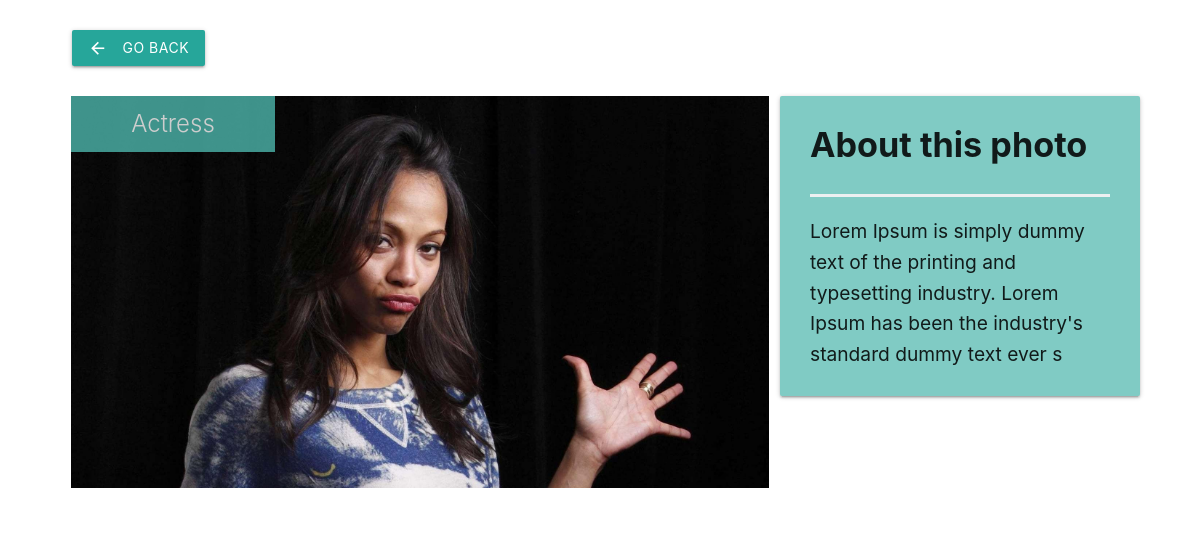
The app's page /photo/11/ with its own data.
### album/models.py (models this page shows, shortened)
class Photo(models.Model):
    class Meta:
        verbose_name = 'Photo'
        verbose_name_plural = 'Photos'
    category = models.ForeignKey(
        Category, on_delete=models.SET_NULL, null=True, blank=True)
    image = models.ImageField(null=False, blank=False)
    description = models.TextField()

class Category(models.Model):
    class Meta:
        verbose_name = 'Category'
        verbose_name_plural = 'Categories'
    name = models.CharField(max_length=100, null=False, blank=False)

### album/views.py (the view)
# urls.py: path('photo/<str:pk>/', views.viewPhoto, name='photo'),
def viewPhoto(request, pk):
    photo = Photo.objects.get(id=pk)
    return render(request, 'album/photo.html', {'photo': photo})

### templates/album/photo.html (shortened to what this page needs)
{% extends 'base.html' %} {% block page_title %} {% endblock page_title %} {% block page_data %}
<div class="container" style="width: 88% !important;margin-top:2rem">
<div class="row">
<a class="waves-effect waves-light btn" href="{% url 'gallery' %}"><i class="material-icons left">arrow_back</i>Go back</a>
</div>
</div>
<div class="container" style="width: 90% !important; margin-top: 2rem">
  <div class="row">
    <div class="col s12 m8">
      <div  style="position: relative">
        <img src="{{photo.image.url}}" style="object-fit: cover; width: 100%" />
        <span
          class="card-title teal lighten-2"
          style="
            padding: 9px 60px;
            opacity: 0.8;
            position: absolute;
            top: 0;
            left: 0;
            color: #fff;
            max-width: 100%;
            font-size: 24px;
            font-weight: 300;
          "
        >
          {{photo.category.name}}</span
        >
      </div>
    </div>
    <div
      class="col s12 m4 card-panel teal lighten-3"
      style="margin-top:0;!important;padding:0.5rem 2rem !important"
    >
      <h4 style="border-bottom:0.2rem solid #ECF0F1; padding-bottom:2rem;font-weight: 700;">About this photo</h4>
      <p style="font-size: 1.2em">{{photo.description}}</p>
    </div>
  </div>
</div>
{% endblock page_data %}

### records on screen
Photo: image (picture), category.name "Actress", description "Lorem Ipsum is simply dummy text of the printing and typesetting industry. Lorem Ipsum has been the industry's standard dummy text ever s"
